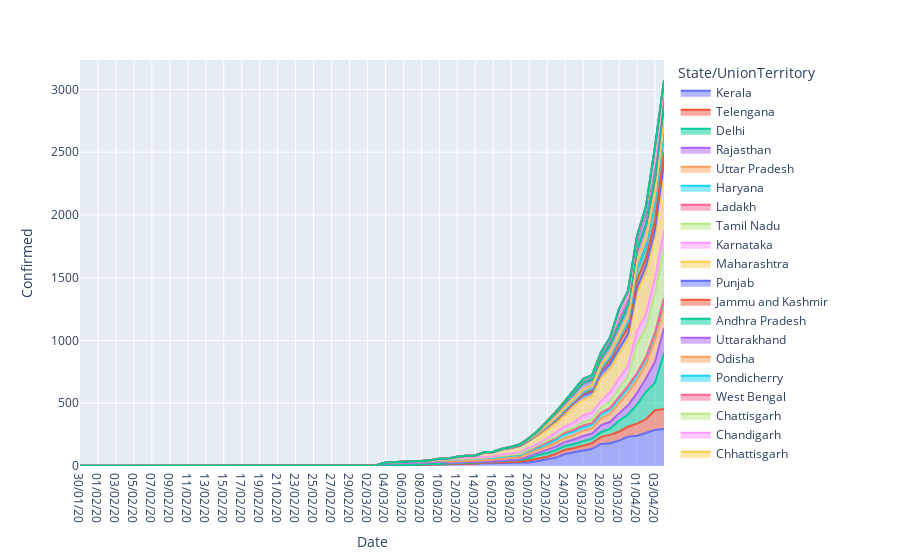

Source (notebook cell):
### Code cell
fig = px.area(df_india, x="Date", y="Confirmed",color="State/UnionTerritory" ,line_group="State/UnionTerritory")
fig.show()

### Figure 1 — Plotly figure (JSON) as saved in the notebook; plotly's stock layout.template omitted (floating-point values rounded to 4 significant figures)
{"data": [{"hoverlabel": {"namelength": 0}, "hovertemplate": "State/UnionTerritory=Kerala<br>Date=%{x}<br>Confirmed=%{y}", "legendgroup": "Kerala", "line": {"color": "#636efa"}, "mode": "lines", "name": "Kerala", "orientation": "v", "showlegend": true, "stackgroup": "1", "type": "scatter", "x": ["30/01/20", "31/01/20", "01/02/20", "02/02/20", "03/02/20", "04/02/20", "05/02/20", "06/02/20", "07/02/20", "08/02/20", "09/02/20", "10/02/20", "11/02/20", "12/02/20", "13/02/20", "14/02/20", "15/02/20", "16/02/20", "17/02/20", "18/02/20", "19/02/20", "20/02/20", "21/02/20", "22/02/20", "23/02/20", "24/02/20", "25/02/20", "26/02/20", "27/02/20", "28/02/20", "29/02/20", "01/03/20", "02/03/20", "03/03/20", "04/03/20", "05/03/20", "06/03/20", "07/03/20", "08/03/20", "09/03/20", "10/03/20", "11/03/20", "12/03/20", "13/03/20", "14/03/20", "15/03/20", "16/03/20", "17/03/20", "18/03/20", "19/03/20", "20/03/20", "21/03/20", "22/03/20", "23/03/20", "24/03/20", "25/03/20", "26/03/20", "27/03/20", "28/03/20", "29/03/20", "30/03/20", "31/03/20", "01/04/20", "02/04/20", "03/04/20", "04/04/20"], "xaxis": "x", "y": [1, 1, 2, 3, 3, 3, 3, 3, 3, 3, 3, 3, 3, 3, 3, 3, 3, 3, 3, 3, 3, 3, 3, 3, 3, 3, 3, 3, 3, 3, 3, 3, 3, 3, 3, 3, 3, 3, 8, 9, 15, 17, 17, 19, 19, 22, 23, 26, 27, 27, 28, 40, 52, 67, 95, 109, 118, 137, 176, 182, 202, 234, 241, 265, 286, 295], "yaxis": "y"}, {"hoverlabel": {"namelength": 0}, "hovertemplate": "State/UnionTerritory=Telengana<br>Date=%{x}<br>Confirmed=%{y}", "legendgroup": "Telengana", "line": {"color": "#EF553B"}, "mode": "lines", "name": "Telengana", "orientation": "v", "showlegend": true, "stackgroup": "1", "type": "scatter", "x": ["02/03/20", "03/03/20", "04/03/20", "05/03/20", "06/03/20", "07/03/20", "08/03/20", "09/03/20", "10/03/20", "11/03/20", "12/03/20", "13/03/20", "14/03/20", "15/03/20", "16/03/20", "17/03/20", "18/03/20", "19/03/20", "20/03/20", "21/03/20", "22/03/20", "23/03/20", "24/03/20", "25/03/20", "26/03/20", "27/03/20", "28/03/20", "29/03/20", "30/03/20", "31/03/20", "01/04/20", "02/04/20", "03/04/20", "04/04/20"], "xaxis": "x", "y": [1, 1, 1, 1, 1, 1, 1, 1, 1, 1, 1, 1, 1, 3, 3, 5, 6, 6, 17, 21, 22, 32, 35, 35, 44, 45, 56, 66, 71, 79, 96, 107, 158, 159], "yaxis": "y"}, {"hoverlabel": {"namelength": 0}, "hovertemplate": "State/UnionTerritory=Delhi<br>Date=%{x}<br>Confirmed=%{y}", "legendgroup": "Delhi", "line": {"color": "#00cc96"}, "mode": "lines", "name": "Delhi", "orientation": "v", "showlegend": true, "stackgroup": "1", "type": "scatter", "x": ["02/03/20", "03/03/20", "04/03/20", "05/03/20", "06/03/20", "07/03/20", "08/03/20", "09/03/20", "10/03/20", "11/03/20", "12/03/20", "13/03/20", "14/03/20", "15/03/20", "16/03/20", "17/03/20", "18/03/20", "19/03/20", "20/03/20", "21/03/20", "22/03/20", "23/03/20", "24/03/20", "25/03/20", "26/03/20", "27/03/20", "28/03/20", "29/03/20", "30/03/20", "31/03/20", "01/04/20", "02/04/20", "03/04/20", "04/04/20"], "xaxis": "x", "y": [1, 1, 1, 2, 3, 3, 3, 4, 4, 5, 6, 6, 7, 7, 7, 8, 10, 12, 17, 26, 29, 29, 30, 31, 36, 36, 39, 49, 87, 97, 152, 219, 219, 445], "yaxis": "y"}, {"hoverlabel": {"namelength": 0}, "hovertemplate": "State/UnionTerritory=Rajasthan<br>Date=%{x}<br>Confirmed=%{y}", "legendgroup": "Rajasthan", "line": {"color": "#ab63fa"}, "mode": "lines", "name": "Rajasthan", "orientation": "v", "showlegend": true, "stackgroup": "1", "type": "scatter", "x": ["03/03/20", "04/03/20", "05/03/20", "06/03/20", "07/03/20", "08/03/20", "09/03/20", "10/03/20", "11/03/20", "12/03/20", "13/03/20", "14/03/20", "15/03/20", "16/03/20", "17/03/20", "18/03/20", "19/03/20", "20/03/20", "21/03/20", "22/03/20", "23/03/20", "24/03/20", "25/03/20", "26/03/20", "27/03/20", "28/03/20", "29/03/20", "30/03/20", "31/03/20", "01/04/20", "02/04/20", "03/04/20", "04/04/20"], "xaxis": "x", "y": [1, 15, 15, 15, 15, 15, 15, 15, 3, 3, 3, 3, 4, 4, 4, 4, 7, 17, 17, 24, 28, 32, 36, 41, 41, 54, 55, 59, 74, 93, 108, 167, 200], "yaxis": "y"}, {"hoverlabel": {"namelength": 0}, "hovertemplate": "State/UnionTerritory=Uttar Pradesh<br>Date=%{x}<br>Confirmed=%{y}", "legendgroup": "Uttar Pradesh", "line": {"color": "#FFA15A"}, "mode": "lines", "name": "Uttar Pradesh", "orientation": "v", "showlegend": true, "stackgroup": "1", "type": "scatter", "x": ["04/03/20", "05/03/20", "06/03/20", "07/03/20", "08/03/20", "09/03/20", "10/03/20", "11/03/20", "12/03/20", "13/03/20", "14/03/20", "15/03/20", "16/03/20", "17/03/20", "18/03/20", "19/03/20", "20/03/20", "21/03/20", "22/03/20", "23/03/20", "24/03/20", "25/03/20", "26/03/20", "27/03/20", "28/03/20", "29/03/20", "30/03/20", "31/03/20", "01/04/20", "02/04/20", "03/04/20", "04/04/20"], "xaxis": "x", "y": [6, 7, 7, 7, 7, 7, 7, 9, 11, 11, 12, 13, 13, 15, 16, 19, 23, 24, 27, 31, 33, 37, 41, 41, 55, 65, 82, 101, 103, 113, 172, 174], "yaxis": "y"}, {"hoverlabel": {"namelength": 0}, "hovertemplate": "State/UnionTerritory=Haryana<br>Date=%{x}<br>Confirmed=%{y}", "legendgroup": "Haryana", "line": {"color": "#19d3f3"}, "mode": "lines", "name": "Haryana", "orientation": "v", "showlegend": true, "stackgroup": "1", "type": "scatter", "x": ["04/03/20", "05/03/20", "06/03/20", "07/03/20", "08/03/20", "09/03/20", "10/03/20", "11/03/20", "12/03/20", "13/03/20", "14/03/20", "15/03/20", "16/03/20", "17/03/20", "18/03/20", "19/03/20", "20/03/20", "21/03/20", "22/03/20", "23/03/20", "24/03/20", "25/03/20", "26/03/20", "27/03/20", "28/03/20", "29/03/20", "30/03/20", "31/03/20", "01/04/20", "02/04/20", "03/04/20", "04/04/20"], "xaxis": "x", "y": [2, 2, 2, 2, 2, 2, 2, 14, 14, 14, 14, 14, 14, 15, 17, 17, 17, 17, 21, 26, 28, 28, 30, 30, 33, 33, 36, 40, 43, 43, 49, 49], "yaxis": "y"}, {"hoverlabel": {"namelength": 0}, "hovertemplate": "State/UnionTerritory=Ladakh<br>Date=%{x}<br>Confirmed=%{y}", "legendgroup": "Ladakh", "line": {"color": "#FF6692"}, "mode": "lines", "name": "Ladakh", "orientation": "v", "showlegend": true, "stackgroup": "1", "type": "scatter", "x": ["07/03/20", "08/03/20", "09/03/20", "10/03/20", "11/03/20", "12/03/20", "13/03/20", "14/03/20", "15/03/20", "16/03/20", "17/03/20", "18/03/20", "19/03/20", "20/03/20", "21/03/20", "22/03/20", "23/03/20", "24/03/20", "25/03/20", "26/03/20", "27/03/20", "28/03/20", "29/03/20", "30/03/20", "31/03/20", "01/04/20", "02/04/20", "03/04/20", "04/04/20"], "xaxis": "x", "y": [2, 2, 2, 2, 2, 3, 3, 3, 3, 4, 6, 8, 8, 10, 13, 13, 13, 13, 13, 13, 13, 13, 13, 13, 13, 13, 13, 14, 14], "yaxis": "y"}, {"hoverlabel": {"namelength": 0}, "hovertemplate": "State/UnionTerritory=Tamil Nadu<br>Date=%{x}<br>Confirmed=%{y}", "legendgroup": "Tamil Nadu", "line": {"color": "#B6E880"}, "mode": "lines", "name": "Tamil Nadu", "orientation": "v", "showlegend": true, "stackgroup": "1", "type": "scatter", "x": ["07/03/20", "08/03/20", "09/03/20", "10/03/20", "11/03/20", "12/03/20", "13/03/20", "14/03/20", "15/03/20", "16/03/20", "17/03/20", "18/03/20", "19/03/20", "20/03/20", "21/03/20", "22/03/20", "23/03/20", "24/03/20", "25/03/20", "26/03/20", "27/03/20", "28/03/20", "29/03/20", "30/03/20", "31/03/20", "01/04/20", "02/04/20", "03/04/20", "04/04/20"], "xaxis": "x", "y": [1, 1, 1, 1, 1, 1, 1, 1, 1, 1, 1, 1, 2, 3, 3, 7, 9, 15, 18, 26, 29, 40, 49, 67, 74, 234, 234, 309, 411], "yaxis": "y"}, {"hoverlabel": {"namelength": 0}, "hovertemplate": "State/UnionTerritory=Karnataka<br>Date=%{x}<br>Confirmed=%{y}", "legendgroup": "Karnataka", "line": {"color": "#FF97FF"}, "mode": "lines", "name": "Karnataka", "orientation": "v", "showlegend": true, "stackgroup": "1", "type": "scatter", "x": ["09/03/20", "10/03/20", "11/03/20", "12/03/20", "13/03/20", "14/03/20", "15/03/20", "16/03/20", "17/03/20", "18/03/20", "19/03/20", "20/03/20", "21/03/20", "22/03/20", "23/03/20", "24/03/20", "25/03/20", "26/03/20", "27/03/20", "28/03/20", "29/03/20", "30/03/20", "31/03/20", "01/04/20", "02/04/20", "03/04/20", "04/04/20"], "xaxis": "x", "y": [1, 4, 4, 4, 6, 6, 6, 6, 11, 11, 14, 15, 15, 26, 33, 37, 41, 55, 55, 55, 76, 83, 83, 101, 110, 124, 128], "yaxis": "y"}, {"hoverlabel": {"namelength": 0}, "hovertemplate": "State/UnionTerritory=Maharashtra<br>Date=%{x}<br>Confirmed=%{y}", "legendgroup": "Maharashtra", "line": {"color": "#FECB52"}, "mode": "lines", "name": "Maharashtra", "orientation": "v", "showlegend": true, "stackgroup": "1", "type": "scatter", "x": ["09/03/20", "10/03/20", "11/03/20", "12/03/20", "13/03/20", "14/03/20", "15/03/20", "16/03/20", "17/03/20", "18/03/20", "19/03/20", "20/03/20", "21/03/20", "22/03/20", "23/03/20", "24/03/20", "25/03/20", "26/03/20", "27/03/20", "28/03/20", "29/03/20", "30/03/20", "31/03/20", "01/04/20", "02/04/20", "03/04/20", "04/04/20"], "xaxis": "x", "y": [2, 5, 2, 11, 14, 14, 32, 32, 39, 42, 47, 52, 63, 67, 74, 89, 128, 124, 130, 180, 186, 198, 216, 302, 335, 335, 490], "yaxis": "y"}, {"hoverlabel": {"namelength": 0}, "hovertemplate": "State/UnionTerritory=Punjab<br>Date=%{x}<br>Confirmed=%{y}", "legendgroup": "Punjab", "line": {"color": "#636efa"}, "mode": "lines", "name": "Punjab", "orientation": "v", "showlegend": true, "stackgroup": "1", "type": "scatter", "x": ["09/03/20", "10/03/20", "11/03/20", "12/03/20", "13/03/20", "14/03/20", "15/03/20", "16/03/20", "17/03/20", "18/03/20", "19/03/20", "20/03/20", "21/03/20", "22/03/20", "23/03/20", "24/03/20", "25/03/20", "26/03/20", "27/03/20", "28/03/20", "29/03/20", "30/03/20", "31/03/20", "01/04/20", "02/04/20", "03/04/20", "04/04/20"], "xaxis": "x", "y": [1, 1, 1, 1, 1, 1, 1, 1, 1, 1, 2, 2, 13, 21, 21, 29, 29, 33, 33, 38, 38, 38, 41, 42, 46, 48, 57], "yaxis": "y"}, {"hoverlabel": {"namelength": 0}, "hovertemplate": "State/UnionTerritory=Jammu and Kashmir<br>Date=%{x}<br>Confirmed=%{y}", "legendgroup": "Jammu and Kashmir", "line": {"color": "#EF553B"}, "mode": "lines", "name": "Jammu and Kashmir", "orientation": "v", "showlegend": true, "stackgroup": "1", "type": "scatter", "x": ["09/03/20", "10/03/20", "11/03/20", "12/03/20", "13/03/20", "14/03/20", "15/03/20", "16/03/20", "17/03/20", "18/03/20", "19/03/20", "20/03/20", "21/03/20", "22/03/20", "23/03/20", "24/03/20", "25/03/20", "26/03/20", "27/03/20", "28/03/20", "29/03/20", "30/03/20", "31/03/20", "01/04/20", "02/04/20", "03/04/20", "04/04/20"], "xaxis": "x", "y": [1, 1, 1, 1, 1, 2, 2, 3, 3, 3, 4, 4, 4, 4, 4, 4, 7, 13, 13, 20, 31, 48, 54, 62, 62, 75, 75], "yaxis": "y"}, {"hoverlabel": {"namelength": 0}, "hovertemplate": "State/UnionTerritory=Andhra Pradesh<br>Date=%{x}<br>Confirmed=%{y}", "legendgroup": "Andhra Pradesh", "line": {"color": "#00cc96"}, "mode": "lines", "name": "Andhra Pradesh", "orientation": "v", "showlegend": true, "stackgroup": "1", "type": "scatter", "x": ["12/03/20", "13/03/20", "14/03/20", "15/03/20", "16/03/20", "17/03/20", "18/03/20", "19/03/20", "20/03/20", "21/03/20", "22/03/20", "23/03/20", "24/03/20", "25/03/20", "26/03/20", "27/03/20", "28/03/20", "29/03/20", "30/03/20", "31/03/20", "01/04/20", "02/04/20", "03/04/20", "04/04/20"], "xaxis": "x", "y": [1, 1, 1, 1, 1, 1, 1, 2, 3, 3, 5, 7, 8, 9, 11, 12, 14, 19, 23, 40, 83, 86, 132, 161], "yaxis": "y"}, {"hoverlabel": {"namelength": 0}, "hovertemplate": "State/UnionTerritory=Uttarakhand<br>Date=%{x}<br>Confirmed=%{y}", "legendgroup": "Uttarakhand", "line": {"color": "#ab63fa"}, "mode": "lines", "name": "Uttarakhand", "orientation": "v", "showlegend": true, "stackgroup": "1", "type": "scatter", "x": ["15/03/20", "16/03/20", "17/03/20", "18/03/20", "19/03/20", "20/03/20", "21/03/20", "22/03/20", "23/03/20", "24/03/20", "25/03/20", "26/03/20", "27/03/20", "28/03/20", "29/03/20", "30/03/20", "31/03/20", "01/04/20", "02/04/20", "03/04/20", "04/04/20"], "xaxis": "x", "y": [1, 1, 1, 1, 1, 3, 3, 3, 3, 4, 4, 5, 5, 5, 7, 7, 7, 7, 7, 10, 16], "yaxis": "y"}, {"hoverlabel": {"namelength": 0}, "hovertemplate": "State/UnionTerritory=Odisha<br>Date=%{x}<br>Confirmed=%{y}", "legendgroup": "Odisha", "line": {"color": "#FFA15A"}, "mode": "lines", "name": "Odisha", "orientation": "v", "showlegend": true, "stackgroup": "1", "type": "scatter", "x": ["16/03/20", "17/03/20", "18/03/20", "19/03/20", "20/03/20", "21/03/20", "22/03/20", "23/03/20", "24/03/20", "25/03/20", "26/03/20", "27/03/20", "28/03/20", "29/03/20", "30/03/20", "31/03/20", "01/04/20", "02/04/20", "03/04/20", "04/04/20"], "xaxis": "x", "y": [1, 1, 1, 1, 2, 2, 2, 2, 2, 2, 2, 2, 3, 3, 3, 3, 4, 4, 5, 5], "yaxis": "y"}, {"hoverlabel": {"namelength": 0}, "hovertemplate": "State/UnionTerritory=Pondicherry<br>Date=%{x}<br>Confirmed=%{y}", "legendgroup": "Pondicherry", "line": {"color": "#19d3f3"}, "mode": "lines", "name": "Pondicherry", "orientation": "v", "showlegend": true, "stackgroup": "1", "type": "scatter", "x": ["18/03/20", "19/03/20"], "xaxis": "x", "y": [1, 1], "yaxis": "y"}, {"hoverlabel": {"namelength": 0}, "hovertemplate": "State/UnionTerritory=West Bengal<br>Date=%{x}<br>Confirmed=%{y}", "legendgroup": "West Bengal", "line": {"color": "#FF6692"}, "mode": "lines", "name": "West Bengal", "orientation": "v", "showlegend": true, "stackgroup": "1", "type": "scatter", "x": ["18/03/20", "19/03/20", "20/03/20", "21/03/20", "22/03/20", "23/03/20", "24/03/20", "25/03/20", "26/03/20", "27/03/20", "28/03/20", "29/03/20", "30/03/20", "31/03/20", "01/04/20", "02/04/20", "03/04/20", "04/04/20"], "xaxis": "x", "y": [1, 1, 2, 3, 4, 7, 9, 9, 10, 10, 15, 18, 22, 26, 37, 53, 63, 69], "yaxis": "y"}, {"hoverlabel": {"namelength": 0}, "hovertemplate": "State/UnionTerritory=Chattisgarh<br>Date=%{x}<br>Confirmed=%{y}", "legendgroup": "Chattisgarh", "line": {"color": "#B6E880"}, "mode": "lines", "name": "Chattisgarh", "orientation": "v", "showlegend": true, "stackgroup": "1", "type": "scatter", "x": ["19/03/20"], "xaxis": "x", "y": [1], "yaxis": "y"}, {"hoverlabel": {"namelength": 0}, "hovertemplate": "State/UnionTerritory=Chandigarh<br>Date=%{x}<br>Confirmed=%{y}", "legendgroup": "Chandigarh", "line": {"color": "#FF97FF"}, "mode": "lines", "name": "Chandigarh", "orientation": "v", "showlegend": true, "stackgroup": "1", "type": "scatter", "x": ["19/03/20", "20/03/20", "21/03/20", "22/03/20", "23/03/20", "24/03/20", "25/03/20", "26/03/20", "27/03/20", "28/03/20", "29/03/20", "30/03/20", "31/03/20", "01/04/20", "02/04/20", "03/04/20", "04/04/20"], "xaxis": "x", "y": [1, 1, 1, 5, 6, 7, 7, 7, 7, 8, 8, 8, 13, 16, 16, 18, 18], "yaxis": "y"}, {"hoverlabel": {"namelength": 0}, "hovertemplate": "State/UnionTerritory=Chhattisgarh<br>Date=%{x}<br>Confirmed=%{y}", "legendgroup": "Chhattisgarh", "line": {"color": "#FECB52"}, "mode": "lines", "name": "Chhattisgarh", "orientation": "v", "showlegend": true, "stackgroup": "1", "type": "scatter", "x": ["20/03/20", "21/03/20", "22/03/20", "23/03/20", "24/03/20", "25/03/20", "26/03/20", "27/03/20", "28/03/20", "29/03/20", "30/03/20", "31/03/20", "01/04/20", "02/04/20", "03/04/20", "04/04/20"], "xaxis": "x", "y": [1, 1, 1, 1, 1, 1, 6, 6, 6, 7, 7, 8, 9, 9, 9, 9], "yaxis": "y"}, {"hoverlabel": {"namelength": 0}, "hovertemplate": "State/UnionTerritory=Gujarat<br>Date=%{x}<br>Confirmed=%{y}", "legendgroup": "Gujarat", "line": {"color": "#636efa"}, "mode": "lines", "name": "Gujarat", "orientation": "v", "showlegend": true, "stackgroup": "1", "type": "scatter", "x": ["20/03/20", "21/03/20", "22/03/20", "23/03/20", "24/03/20", "25/03/20", "26/03/20", "27/03/20", "28/03/20", "29/03/20", "30/03/20", "31/03/20", "01/04/20", "02/04/20", "03/04/20", "04/04/20"], "xaxis": "x", "y": [5, 7, 18, 29, 33, 38, 43, 43, 45, 58, 69, 73, 82, 87, 95, 105], "yaxis": "y"}, {"hoverlabel": {"namelength": 0}, "hovertemplate": "State/UnionTerritory=Puducherry<br>Date=%{x}<br>Confirmed=%{y}", "legendgroup": "Puducherry", "line": {"color": "#EF553B"}, "mode": "lines", "name": "Puducherry", "orientation": "v", "showlegend": true, "stackgroup": "1", "type": "scatter", "x": ["20/03/20", "21/03/20", "22/03/20", "23/03/20", "24/03/20", "25/03/20", "26/03/20", "27/03/20", "28/03/20", "29/03/20", "30/03/20", "31/03/20", "01/04/20", "02/04/20", "03/04/20", "04/04/20"], "xaxis": "x", "y": [1, 1, 1, 1, 1, 1, 1, 1, 1, 1, 1, 1, 3, 3, 5, 5], "yaxis": "y"}, {"hoverlabel": {"namelength": 0}, "hovertemplate": "State/UnionTerritory=Himachal Pradesh<br>Date=%{x}<br>Confirmed=%{y}", "legendgroup": "Himachal Pradesh", "line": {"color": "#00cc96"}, "mode": "lines", "name": "Himachal Pradesh", "orientation": "v", "showlegend": true, "stackgroup": "1", "type": "scatter", "x": ["21/03/20", "22/03/20", "23/03/20", "24/03/20", "25/03/20", "26/03/20", "27/03/20", "28/03/20", "29/03/20", "30/03/20", "31/03/20", "01/04/20", "02/04/20", "03/04/20", "04/04/20"], "xaxis": "x", "y": [2, 2, 2, 3, 3, 3, 3, 3, 3, 3, 3, 3, 3, 6, 6], "yaxis": "y"}, {"hoverlabel": {"namelength": 0}, "hovertemplate": "State/UnionTerritory=Madhya Pradesh<br>Date=%{x}<br>Confirmed=%{y}", "legendgroup": "Madhya Pradesh", "line": {"color": "#ab63fa"}, "mode": "lines", "name": "Madhya Pradesh", "orientation": "v", "showlegend": true, "stackgroup": "1", "type": "scatter", "x": ["21/03/20", "22/03/20", "23/03/20", "24/03/20", "25/03/20", "26/03/20", "27/03/20", "28/03/20", "29/03/20", "30/03/20", "31/03/20", "01/04/20", "02/04/20", "03/04/20", "04/04/20"], "xaxis": "x", "y": [4, 4, 6, 7, 14, 20, 20, 30, 30, 47, 47, 66, 99, 104, 104], "yaxis": "y"}, {"hoverlabel": {"namelength": 0}, "hovertemplate": "State/UnionTerritory=Bihar<br>Date=%{x}<br>Confirmed=%{y}", "legendgroup": "Bihar", "line": {"color": "#FFA15A"}, "mode": "lines", "name": "Bihar", "orientation": "v", "showlegend": true, "stackgroup": "1", "type": "scatter", "x": ["22/03/20", "23/03/20", "24/03/20", "25/03/20", "26/03/20", "27/03/20", "28/03/20", "29/03/20", "30/03/20", "31/03/20", "01/04/20", "02/04/20", "03/04/20", "04/04/20"], "xaxis": "x", "y": [2, 2, 3, 4, 6, 6, 9, 11, 15, 15, 23, 24, 29, 30], "yaxis": "y"}, {"hoverlabel": {"namelength": 0}, "hovertemplate": "State/UnionTerritory=Manipur<br>Date=%{x}<br>Confirmed=%{y}", "legendgroup": "Manipur", "line": {"color": "#19d3f3"}, "mode": "lines", "name": "Manipur", "orientation": "v", "showlegend": true, "stackgroup": "1", "type": "scatter", "x": ["24/03/20", "25/03/20", "26/03/20", "27/03/20", "28/03/20", "29/03/20", "30/03/20", "31/03/20", "01/04/20", "02/04/20", "03/04/20", "04/04/20"], "xaxis": "x", "y": [1, 1, 1, 1, 1, 1, 1, 1, 1, 1, 2, 2], "yaxis": "y"}, {"hoverlabel": {"namelength": 0}, "hovertemplate": "State/UnionTerritory=Mizoram<br>Date=%{x}<br>Confirmed=%{y}", "legendgroup": "Mizoram", "line": {"color": "#FF6692"}, "mode": "lines", "name": "Mizoram", "orientation": "v", "showlegend": true, "stackgroup": "1", "type": "scatter", "x": ["25/03/20", "26/03/20", "27/03/20", "28/03/20", "29/03/20", "30/03/20", "31/03/20", "01/04/20", "02/04/20", "03/04/20", "04/04/20"], "xaxis": "x", "y": [1, 1, 1, 1, 1, 1, 1, 1, 1, 1, 1], "yaxis": "y"}, {"hoverlabel": {"namelength": 0}, "hovertemplate": "State/UnionTerritory=Andaman and Nicobar Islands<br>Date=%{x}<br>Confirmed=%{y}", "legendgroup": "Andaman and Nicobar Islands", "line": {"color": "#B6E880"}, "mode": "lines", "name": "Andaman and Nicobar Islands", "orientation": "v", "showlegend": true, "stackgroup": "1", "type": "scatter", "x": ["26/03/20", "27/03/20", "28/03/20", "29/03/20", "30/03/20", "31/03/20", "01/04/20", "02/04/20", "03/04/20", "04/04/20"], "xaxis": "x", "y": [1, 1, 6, 9, 9, 10, 10, 10, 10, 10], "yaxis": "y"}, {"hoverlabel": {"namelength": 0}, "hovertemplate": "State/UnionTerritory=Goa<br>Date=%{x}<br>Confirmed=%{y}", "legendgroup": "Goa", "line": {"color": "#FF97FF"}, "mode": "lines", "name": "Goa", "orientation": "v", "showlegend": true, "stackgroup": "1", "type": "scatter", "x": ["26/03/20", "27/03/20", "28/03/20", "29/03/20", "30/03/20", "31/03/20", "01/04/20", "02/04/20", "03/04/20", "04/04/20"], "xaxis": "x", "y": [3, 3, 3, 5, 5, 5, 5, 5, 6, 7], "yaxis": "y"}, {"hoverlabel": {"namelength": 0}, "hovertemplate": "State/UnionTerritory=Unassigned<br>Date=%{x}<br>Confirmed=%{y}", "legendgroup": "Unassigned", "line": {"color": "#FECB52"}, "mode": "lines", "name": "Unassigned", "orientation": "v", "showlegend": true, "stackgroup": "1", "type": "scatter", "x": ["30/03/20", "31/03/20", "03/04/20"], "xaxis": "x", "y": [46, 38, 77], "yaxis": "y"}, {"hoverlabel": {"namelength": 0}, "hovertemplate": "State/UnionTerritory=Assam<br>Date=%{x}<br>Confirmed=%{y}", "legendgroup": "Assam", "line": {"color": "#636efa"}, "mode": "lines", "name": "Assam", "orientation": "v", "showlegend": true, "stackgroup": "1", "type": "scatter", "x": ["01/04/20", "02/04/20", "03/04/20", "04/04/20"], "xaxis": "x", "y": [1, 5, 16, 24], "yaxis": "y"}, {"hoverlabel": {"namelength": 0}, "hovertemplate": "State/UnionTerritory=Jharkhand<br>Date=%{x}<br>Confirmed=%{y}", "legendgroup": "Jharkhand", "line": {"color": "#EF553B"}, "mode": "lines", "name": "Jharkhand", "orientation": "v", "showlegend": true, "stackgroup": "1", "type": "scatter", "x": ["01/04/20", "02/04/20", "03/04/20", "04/04/20"], "xaxis": "x", "y": [1, 1, 2, 2], "yaxis": "y"}, {"hoverlabel": {"namelength": 0}, "hovertemplate": "State/UnionTerritory=Arunachal Pradesh<br>Date=%{x}<br>Confirmed=%{y}", "legendgroup": "Arunachal Pradesh", "line": {"color": "#00cc96"}, "mode": "lines", "name": "Arunachal Pradesh", "orientation": "v", "showlegend": true, "stackgroup": "1", "type": "scatter", "x": ["03/04/20", "04/04/20"], "xaxis": "x", "y": [1, 1], "yaxis": "y"}], "layout": {"legend": {"title": {"text": "State/UnionTerritory"}, "tracegroupgap": 0}, "margin": {"t": 60}, "xaxis": {"anchor": "y", "domain": [0, 1], "title": {"text": "Date"}}, "yaxis": {"anchor": "x", "domain": [0, 1], "title": {"text": "Confirmed"}}}}
